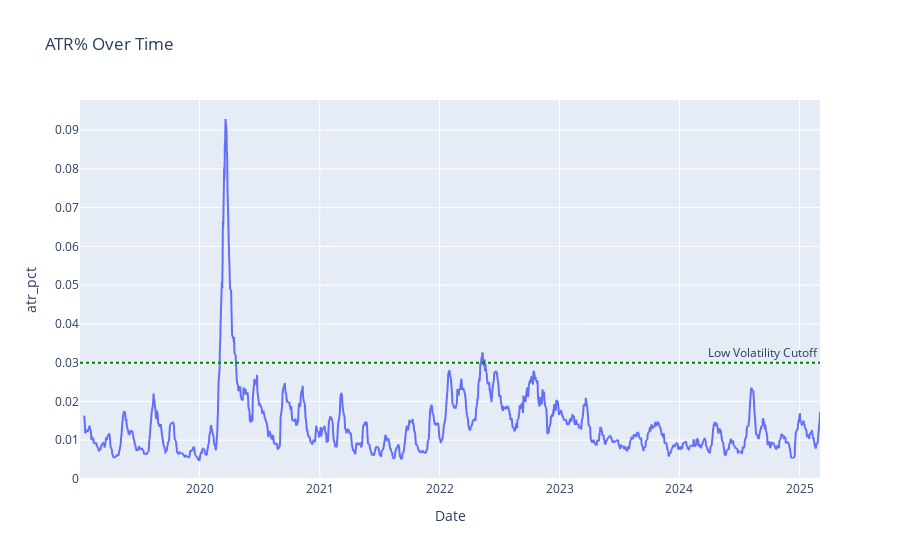

Here is the notebook cell this chart was saved with:
### Code cell
import plotly.express as px
fig = px.line(spy, x=spy.index, y="atr_pct", title="ATR% Over Time")
fig.add_hline(y=0.03, line_dash="dot", line_color="green", annotation_text="Low Volatility Cutoff")
fig.show()

### Figure 1 — Plotly figure (JSON) as saved in the notebook; plotly's stock layout.template omitted (floating-point values rounded to 4 significant figures; data arrays with more than 128 entries replaced by an {"elided": "..."} marker saying what was removed)
{"data": [{"hovertemplate": "Date=%{x}<br>atr_pct=%{y}<extra></extra>", "legendgroup": "", "line": {"color": "#636efa", "dash": "solid"}, "marker": {"symbol": "circle"}, "mode": "lines", "name": "", "showlegend": false, "type": "scattergl", "x": {"elided": "1551 str values"}, "xaxis": "x", "y": {"elided": "1551 float values"}, "yaxis": "y"}], "layout": {"annotations": [{"showarrow": false, "text": "Low Volatility Cutoff", "x": 1, "xanchor": "right", "xref": "x domain", "y": 0.03, "yanchor": "bottom", "yref": "y"}], "legend": {"tracegroupgap": 0}, "shapes": [{"line": {"color": "green", "dash": "dot"}, "type": "line", "x0": 0, "x1": 1, "xref": "x domain", "y0": 0.03, "y1": 0.03, "yref": "y"}], "title": {"text": "ATR% Over Time"}, "xaxis": {"anchor": "y", "domain": [0, 1], "title": {"text": "Date"}}, "yaxis": {"anchor": "x", "domain": [0, 1], "title": {"text": "atr_pct"}}}}
